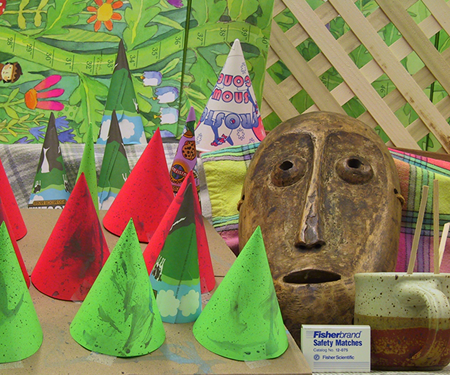
#> input picture ES6/images/left.png, 450 x 375 px
$ jupyter execute --allow-errors es6.ipynb
#> lines starting #> are read from the running program, lines starting #| are printed output that depends on the picture
# Exercise Session 6: Shape From Stereo

One of the most common ways of reconstructing 3D shape from multiple images is called Shape-From-Stereo. It is based on the fact that points closer to the camera shift more in the image when the camera moves. By calculating the shift of each pixel we can deduce its relative distance to the camera.

For each pixel in one image we find the closest matching pixel in the other image using correlation between surrounding patches. We then compute the pixel distance between the matching points, which quantifies the disparity.

In this exercise we will implement those steps and test them with the below images

<h1><center>Fig.1: Right image</center></h1>

<h1><center>Fig.2: Left image</center></h1>

[cell 1]
import numpy as np
import cv2
import matplotlib.pyplot as plt

* We start by reading left and right image. We convert them to greyscale and resize to speed up the computation. You don't have to change this code.

[cell 2]
left_img = cv2.imread('images/left.png',0)
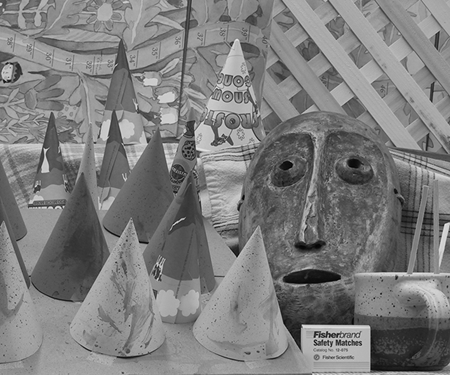
#> left_img: shape (375, 450); min 0, max 235, mean 125
right_img = cv2.imread('images/right.png',0)
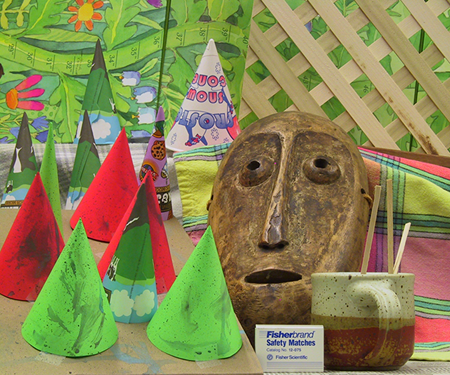
#> input picture ES6/images/right.png, 450 x 375 px
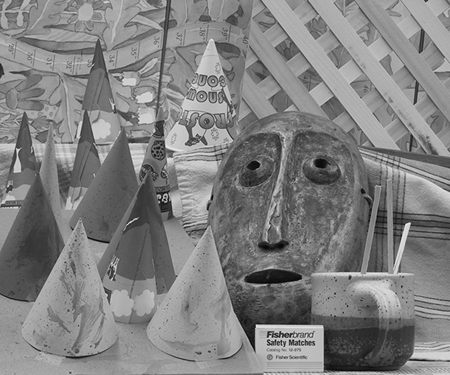
#> right_img: shape (375, 450); min 0, max 243, mean 128.4
left_img = cv2.resize(left_img, None, fx=0.5, fy=0.5)
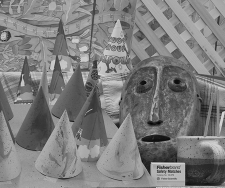
#> left_img: shape (188, 225); min 6, max 218, mean 125.2
right_img = cv2.resize(right_img, None, fx=0.5, fy=0.5)
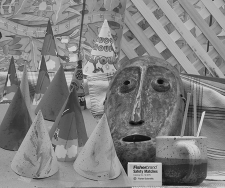
#> right_img: shape (188, 225); min 10, max 223, mean 128.6

### Q1. Computing Normalized Cross Correlation

In order to compute the similarity between two pixels we can take a patch around the first pixel location, another patch around the second pixel location and compute normalized cross correlation between those two. The idea is that corresponding pixels should have similar neighbourhood and thus high cross correlation score.

* Implement a function ```score = NCC(patch1, patch2)``` that computes the normalized cross-correlation between two patches defined as:

\begin{equation}
NCC(p_1,p_2) = \frac{1}{N}( \sum_{0<=i<p_H,0<=j<p_W} \frac{(p_1(i,j)-\mu(p_1))*(p_2(i,j)-\mu(p_2))}{\sigma(p_1)*\sigma(p_2)})
\end{equation}

where $p_1$ and $p_2$ are compared patches of size $p_H \times p_W$, $N$ is the number of pixels in one patch and $\mu()$ and $\sigma()$ are mean and standard deviation of pixel intensities respecitvely. Hint: you can use ```np.mean()``` and ```np.std()``` functions.
#### Input parameters
- ```patch1 ``` : first patch
- ```patch2``` : second patch

#### Output
- ```score``` : normalized cross correlation score

[cell 3]
def NCC(patch1,patch2):

    #Implement your function here

    return score

#> (a cell that did not finish here is left out)

### Q2. Finding Best Matches and Computing The Disparity Map

A standard method for calculating the disparity map is to use a simple block matching. Essentially, for every pixel in the right image we’ll be taking a small region surrounding it (e.g. the yellow square in the figure below) and searching for the closest matching patch in the left image. The closest match is computed using normalized cross correlation implemented above.

When searching in the left image, we’ll start at the same coordinates as our template patch from the right image and search $\textit{to the right up to some maximum distance}$ (since we know that camera shifted to the left) as depicted by the green rectangle in the figure below. The disparity is measured as the horizontal distance between the centers of the template patch in the right image and the closest matching patch (in our example the dashed yellow square) in the left image. We only need to search horizontally (along the rows) since the images are already rectified.

* Implement a function ```disMap = PatchMatching(right_img, left_img, blockSize, disparityRange)``` that computes the disparity map using basic block matching as described above.
#### Input parameters
- ```right_img``` : the right image of size $H \times W$
- ```left_img ``` : the left image of size $H \times W$
- ```blockSize``` : the size of patch used for computing the normalized cross correlation score (patch is of size $blockSize \times blockSize$)
- ```disparityRange``` : the maximum horizontal distance (in this case to the right) we are going to search for the best machting patch. We recommend setting it to 30 to reduce the computation time. Hint: if the search range exceeds the image dimensions you can terminate the search earlier.

#### Output
- ```dispMap``` : the matrix storing the disparity values of size $H \times W$. You are free to decide the method for handling the boundaries.

[cell 5]
def PatchMatching(right_img, left_img, blockSize, disparityRange = 30):

    # Implement your function here
#> called with blockSize = 7, disparityRange = 30
    imgHeight, imgWidth = left_img.shape
#> imgHeight = 188; imgWidth = 225
    dispMap = np.zeros((imgHeight, imgWidth))
    return dispMap

### Q3. Visualization

* Visualize the disparity maps obtained using 7x7 and 15x15 patch sizes. Display also the colorbar (e.g. using ```plt.colorbar()```) to inspect the disparity values. It can take up to two minutes to compute each disparity map.
* What is the trade-off of using bigger patches to compute NCC? Write your answer as a comment.

[cell 6]
#Visualize the disparity map
dispmap = PatchMatching(right_img, left_img, 7)
#> dispmap: shape (188, 225) float64; every value is 0
plt.figure()
plt.imshow(dispmap, cmap='jet')
plt.colorbar()
plt.show()
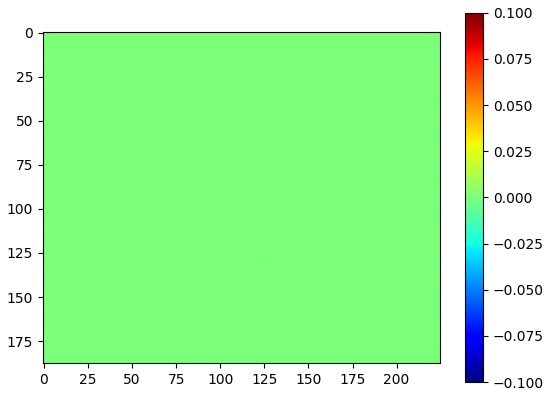
#> figure drawn by matplotlib, 2 panels

[cell 7]
#Visualize the disparity map
dispmap = PatchMatching(right_img, left_img, 15)
